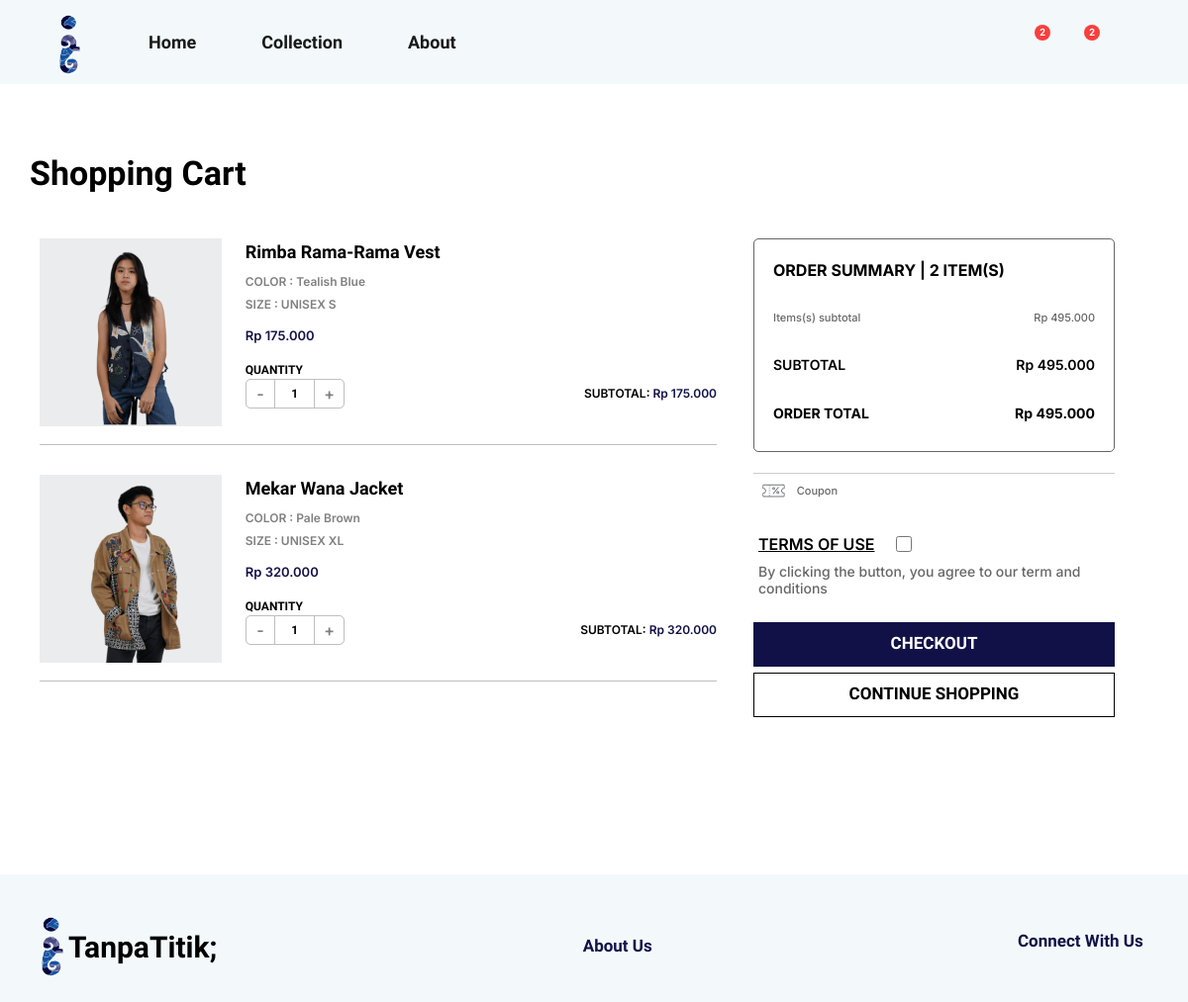
The app's page /cart/ (signed in) with its own data.
### mainPage/models.py (models this page shows, shortened)
class Additional(models.Model):
    name = models.CharField(max_length=200)
    img = models.ImageField(null=True, blank=True, upload_to="images/")

class Order(models.Model):
    customer = models.ForeignKey(Customer, on_delete=models.SET_NULL,null=True)
    status = models.ForeignKey(OrderStatus, on_delete=models.SET_NULL, null=True, blank=True)
    date_ordered = models.DateField(auto_now_add=True) # Not like that
    complete = models.BooleanField(default=False) # payment complete
    current = models.BooleanField(default=True) # if true, we can continue adding to cart. and displayed in the checkout page
    cancel = models.BooleanField(default=False)
    payment_method = models.CharField(max_length=200, null=True)
    transaction_id = models.CharField(max_length=200, null=True)
    terms = models.BooleanField(default=False)
    shipping_cost = models.IntegerField(default=0)
    delivery_time = models.CharField(max_length=200, null=True)
    @property
    def get_cart_items(self):
        orderitems = self.orderitem_set.all()
        total = sum([item.quantity for item in orderitems]) #The total quantity of the cart (all OrderItems)
        return total
    @property
    def get_cart_total(self):
        orderitems = self.orderitem_set.all()
        total = sum([item.get_item_total for item in orderitems]) #The total price of the cart (all OrderItems)
        return total

class OrderItem(models.Model):
    product= models.ForeignKey(Products, on_delete=models.SET_NULL, blank=True, null=True) #When the customer is deleted, the OrderItem remains exist. However, the customer key is null
    order = models.ForeignKey(Order, on_delete=models.SET_NULL, blank=True, null=True)
    quantity = models.IntegerField(default=1)
    date_added = models.DateTimeField(auto_now_add=True, null=True, blank=True)
    @property
    def get_item_total(self):
        product = self.product
        if product.offer == False:
            product_price = product.price
        else:
            product_price = product.products_offer.final_price
        total = product_price * self.quantity
        return total

class Products(models.Model):
    name = models.CharField(max_length=200)
    product_index = models.IntegerField(default=0)
    img = models.ImageField(null=True, blank=True, upload_to="images/")
    color_circle = models.CharField(null=True, blank=True, max_length=200) #charfield or array?
    gender = models.CharField(null=True, blank=True, max_length=200)
    price = models.IntegerField(null=True,blank=True)
    offer = models.BooleanField(default=False)
    date = models.DateField(auto_now_add=True)
    status = models.CharField(null=True, blank=True, max_length=200)
    bio = models.CharField(null=True, blank=True, max_length=200)
    type = models.CharField(null=True, blank=True, max_length=200)
    size = models.CharField(null=True, blank=True, max_length=200)
    color = models.CharField(null=True, blank=True, max_length=200)
    color_hex = models.CharField(null=True, blank=True, max_length=200)
    stock = models.IntegerField(null=True,blank=True)

### mainPage/views.py (the view)
# urls.py: path("cart/", views.cart, name="cart"),
def cart(request):
    coupon_icon = Additional.objects.get(name="coupon_icon")
    logo = Additional.objects.get(name="logo")
    user = request.user
    if request.user.is_authenticated:
        customer = request.user.customer
        customer_wishlist = Wishlist.objects.filter(customer=customer)
        order, created = Order.objects.get_or_create(customer=customer, current=True)
        items = order.orderitem_set.all()
    else:
        customer = None
        customer_wishlist = []
        order = {'get_cart_total':0, 'get_cart_items':0}
        items = []
    context = {"collection":"collection","logo":logo,"items":items, "order":order,"customer_wishlist":customer_wishlist,"coupon_icon":coupon_icon,"user":user,}
    return render(request, "main/cart.html", context)

### mainPage/templatetags/custom_filters.py (called while the page is built)
@register.filter
def add_fullstop(value):
    if type(value) is str or type(value) is float :
        value = int(value)
    return format(value, ',d').replace(',', '.').strip('.')

### mainPage/templates/main/cart.html (shortened to what this page needs)
<!DOCTYPE html>
{% extends "main/base2.html" %}
{% load static %}
{% load custom_filters %}
    {% block head %}
    <link rel="stylesheet" type="text/css" href="{% static '/css/general/base2.css' %}">
    <link rel="stylesheet" type="text/css" href="{% static '/css/cart_wishlist/cart.css' %}">
    {% endblock head %}
    {% block content %}
    <div class="container cart-wishlist-content">
    <div class="cart-wishlist-heading"><div>Shopping Cart</div></div>
    <div class="cart-page">
        <div class="cart-page-1" style="">
          {% if user.is_authenticated %}
            {% if items.count == 0 %}
            <div class="cart-empty">
              <div class="cart-wishlist-heading" style="font-size:22px;margin-bottom:10px;">Your cart is currently empty</div>
              <a href="{% url 'home' %}#collection"><div class="checkout" style="width:200px;"><div class="but-text" style="font-size:15px;">SHOP NOW</div></div></a>
            </div>
            {% else %}
            {% for item in items %}
            <a href="/product/{{item.product.id}}">
              <div class="cart-item">
                <div class="item-img"><img class="img_product img-cart-wishlist" src="{{item.product.img.url}}" alt="{{item.color_circle}}"></div>
                <div class="item-info">
                  <div class="item-name-close" onclick="event.preventDefault()">
                    <div class="item-name">{{item.product.name}}</div>
                    <div class="item-close" data-bs-toggle="modal" data-bs-target="#exampleModal" ></div>
                  </div>
                  <div class="color-size">COLOR : {{item.product.color}}</div>
                  <div class="color-size" style="margin-bottom:13px;">SIZE : {{item.product.gender}} {{item.product.size}}</div>
                  {% if item.product.offer == False %}
                    <div class="item-price">Rp {{item.product.price|add_fullstop}}</div>
                  {% else %}
                    <div class="item-price-old">Rp {{item.product.price|add_fullstop}}</div>
                    <div class="item-price-new">Rp {{item.product.products_offer.final_price|add_fullstop}}</div>
                  {% endif %}
                  <div class="quantity-heading">QUANTITY</div>
                  <div class="quantity-cont">
                    <div class="product-quantity-button"  onclick="event.preventDefault()">
                      {% if item.quantity <= 1 %}
                        <div class="quantity-button subs" data-item="{{item.id}}" data-sideaction="remove"><div class="but-let">-</div></div>
                      {% else %}
                        <div class="quantity-button subs buttonLetter" data-item="{{item.id}}" data-sideaction="remove"><div class="but-let" >-</div></div>
                      {% endif %}
                      <div class="number"><div class="letter" style="font-size:12px;">{{item.quantity}}</div></div>
                      {% if item.quantity < item.product.stock %}
                        <div class="quantity-button add buttonLetter" data-item="{{item.id}}" data-sideaction="add"><div class="but-let">+</div></div>
                      {% else %}
                        <div class="quantity-button add buttonLetterMaxStock" data-item="{{item.id}}" data-sideaction="add"><div class="but-let">+</div></div>
                      {% endif %}
                    </div>
                    <div class="subtotal">SUBTOTAL: <div style="color:#121147;font-family:'Inter';display:inline-block;">Rp {{item.get_item_total|add_fullstop}}</div></div>
                  </div>
                </div>
              </div>
            </a>
            {% endfor %}
            {% endif %}
          {% else %}
          <div class="cart-empty">
            <div class="cart-wishlist-heading" style="font-size:22px;margin-bottom:10px;">Please Login to Begin Shopping</div>
            <a href="{% url 'login_page' %}#collection"><div class="checkout" style="width:200px;"><div class="but-text" style="font-size:15px;">LOG IN</div></div></a>
          </div>
          {% endif %}
        </div>
        <div class="cart-page-2">
          <div class="order-summary">
            <div class="sum-heading">ORDER SUMMARY | {{order.get_cart_items}} ITEM(S)</div>
            <div class="item-subtotal">
              <div class="item-subtotal-text">Items(s) subtotal</div>
              <div class="item-subtotal-text">Rp {{order.get_cart_total|add_fullstop}}</div>
            </div>
            <div class="item-subtotal subtotal">
              <div class="subtotal-text">SUBTOTAL</div>
              <div class="subtotal-text">Rp {{order.get_cart_total|add_fullstop}}</div>
            </div>
            <div class="item-subtotal">
              <div class="subtotal-text" style="font-weight:700;">ORDER TOTAL</div>
              <div class="subtotal-text" style="font-weight:700;">Rp {{order.get_cart_total|add_fullstop}}</div>
            </div>
          </div>
          <div class="coupon">
            <div class="coupon-pict"><img style="bottom:4.5px;" class="coupon-img" src="{{coupon_icon.img.url}}" alt="coupon icon"></div>
            <div class="item-subtotal-text" style="width:80%;">Coupon</div>
            <div class="coupon-pict"></div>
          </div>
          <div class="terms">
            <div class="terms-heading">
              <div class="terms-heading-text">TERMS OF USE</div>
              <input type="checkbox" id="scales" name="scales" class="terms-heading-checkbox" />
            </div>
            <div class="terms-desc">By clicking the button, you agree to our term and conditions</div>
          </div>
          <a href="{% url 'checkout' %}"> <div class="checkout"><div class="but-text">CHECKOUT</div></div></a>
          <a href="{% url 'home' %}#collection"><div class="checkout" style="border:1px solid black;background:white;"><div class="but-text" style="color:black;">CONTINUE SHOPPING</div></div></a>
        </div>
      </div>
    </div>
    {% endblock %}

### mainPage/templates/main/base2.html (shortened to what this page needs)
<!DOCTYPE html>
{% load static %}
<html lang="en">
<head>
    <link href="https://cdn.jsdelivr.net/npm/bootstrap@5.2.3/dist/css/bootstrap.min.css" rel="stylesheet">
    <link rel="stylesheet" href="https://cdnjs.cloudflare.com/ajax/libs/font-awesome/4.7.0/css/font-awesome.min.css">
    <link rel="stylesheet" type="text/css" href="{% static '/css/general/base2.css' %}">
    <link rel="stylesheet" type="text/css" href="{% static '/css/general/footer.css' %}">
    {% block head %}
    {% endblock head %}
</head>
<body>
   <nav class="navbar navbar-expand-lg bg-body-tertiary fixed-top" id="navMain" style="margin:0px;padding:10px">
    <div class="container-fluid">
      <a class="navbar-brand" id="logo_div" href="#"><img class="logo" src="{{logo.img.url}}" alt="TanpaTitik"></a>
      <div class="collapse navbar-collapse" id="navbarNavAltMarkup">
        <ul class="navbar-nav me-auto mb-2 mb-lg-0">
          <li class="nav-item">
            <a class="nav-link active" aria-current="page" href="{% url 'home' %}">Home</a>
          </li>
          <li class="nav-item">
            <a class="nav-link active" aria-current="page" href="{% url 'home' %}#collection">Collection</a>
          </li>
          <li class="nav-item">
            <a class="nav-link active" href="{% url 'about' %}">About</a>
          </li>
        </ul>
      </div>
      <span class="navbar-text nav_text">
        <form method='POST' action="{% url 'home' %}#collection">
          <div class="search-box">
          </div>
        </form>
        <a href="{% url 'profile' %}" class="base-link"></a>
        <a href="{% url 'wishlist' %}" class="base-link">
          {% if customer_wishlist.count > 0 %}
          <span class="button_badge"><div>{{customer_wishlist.count}}</div></span>
          {% endif %}
        </a>
        <a href="{% url 'cart' %}" class="base-link">
          {% if order.get_cart_items > 0 %}
          <span class="button_badge"><div>{{order.get_cart_items}}</div></span>
          {% endif %}
        </a>
      </span>
    </div>
  </nav>
<div id="content" ,name="content", class="main">
    {% block content %}{% endblock %}
</div>
<div class="container-fluid footer-container">
  <div class="container footer">
    <a href="{% url 'home' %}"><div class="footer-company"><img class="footer-logo" src="{{logo.img.url}}" alt="TanpaTitik"><div>TanpaTitik;</div></div></a>
    <a href="{% url 'about' %}"><div class="footer-link" style="cursor:pointer">About Us</div></a>
    <div class="footer-social">
      <div class="footer-link">
        Connect With Us
      </div>
    </div>
  </div>
</div>
</body>
</html>

### static/css/general/base2.css (style rules this page uses)
* { font-family: 'Raleway'; text-decoration: None; color:black; font-weight:600; padding:0px; margin:0px; }
#content { width:100%; }
#navMain { background-color:#F3F9FB !important; width:100%; font-weight:500; font-size:18px; height:85px; }
.nav-item { margin-right:50px; }
.nav-link { padding:0px; width:auto; }
.search-box { height:30px; display:flex; cursor:pointer; padding: 10px 20px; border-radius:30px; align-items:center; position:relative; top:3px; width:20px; right:4px; }
.nav_text { display:flex; justify-content:space-between; width:190px; margin-right:70px; font-size:1.3em; font-weight:bold; }
.nav_text > a { margin-left:26px; }
#logo_div { overflow:hidden; margin-right:50px; padding-right:8px; margin-left:35px; margin-top:5px; width:auto; }
.logo { position:relative; object-fit:contain; width:27px; height:60px; }
.base-link { display: inline-block; position: relative; width:33px; height:35px; }
.button_badge { background-color: #fa3e3e; border-radius: 10px; width:16px; height:16px; position: absolute; left:11px; }
.button_badge > div { text-align:center; font-size: 10px; color: white; line-height:16px; }
.item-img { width:190px; height:190px; margin-right:24px; background-color:#ebecee; overflow:hidden; display:flex; justify-content:center; }
.img_product { width:345px; height:345px; position:relative; left:5px; object-fit:contain; margin:0px !important; }

### static/css/general/footer.css (style rules this page uses)
.footer-container { background-color:#F3F9FB; height:129px; margin-top:143px; padding-top:40px; }
.footer { height:66px; display:flex; flex-wrap:wrap; justify-content:space-between; align-items:center; }
.footer-company { font-weight:600; font-size:30px; }
.footer-logo { position:relative; object-fit:contain; width:22px; height:60px; margin-right:5px; }
.footer-company > div { position:relative; display:inline-block; top:3px; }
.footer-link { color:#121147; font-weight:700; font-size:17px; }

### mainPage/templates/main/base2.html (style rules this page uses)
#content { display:none; }

### records on screen
Additional: img (picture)
Order: get_cart_items "2", get_cart_total|add_fullstop "495.000"
OrderItem: product.img (picture), product.name "Rimba Rama-Rama Vest", product.color "Tealish Blue", product.gender "UNISEX", product.size "S", product.price|add_fullstop "175.000", quantity "1", get_item_total|add_fullstop "175.000"
OrderItem: product.img (picture), product.name "Mekar Wana Jacket", product.color "Pale Brown", product.gender "UNISEX", product.size "XL", product.price|add_fullstop "320.000", quantity "1", get_item_total|add_fullstop "320.000"
Additional: img (picture)

### other values on screen
{{ customer_wishlist.count }} "2"
